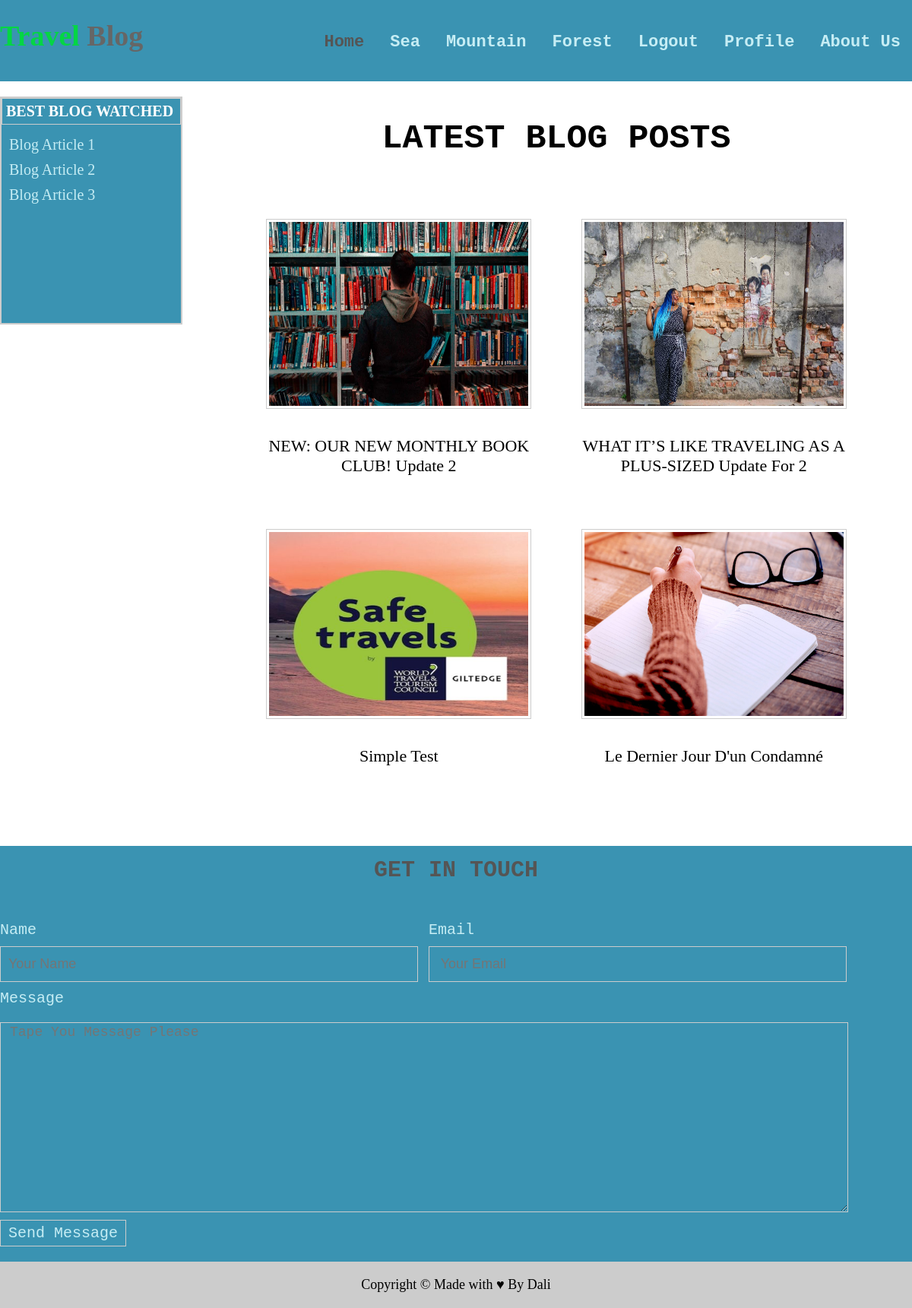
The app's page / (signed in) with its own data.
### blog/models.py (models this page shows, shortened)
class BlogArticle(models.Model):
    title = models.CharField(max_length=100)
    author = models.CharField(max_length=100)
    date_to = models.DateTimeField(auto_now_add=True)
    description = models.TextField()
    image = models.ImageField(default='default.jpg',  upload_to='blog-pics')

### blog/views.py (the view)
# urls.py: path('', PostListView.as_view(), name='home-page'),
class PostListView(ListView):
    model = BlogArticle
    template_name = 'blog/home.html'
    context_object_name = 'blogs'

### blog/templates/blog/home.html
{% extends "blog/base.html" %}
{% load static %}
{% block content %}
<div class="blog-show">
    <h1>Latest blog posts </h1>
    {% for blog in blogs %}
    <div class="blog-image-title">
        <a href="{% url 'post-detail' pk=blog.pk %}">
            <img src="{{ blog.image.url }}" alt="">
        </a>
        <a href="{% url 'post-detail' pk=blog.pk %}">
            {{ blog.title }}
        </a>
    </div>
    {% endfor %}
</div>
{% endblock content %}

### static/css/main.css (style rules this page uses)
* { box-sizing: border-box; }
body { margin: 0; }
.content .blog-show { width: 76%; float: left; text-align: center; padding-bottom: 60px; overflow: hidden; }
.content .blog-show h1 { text-transform: uppercase; font-size: 45px; font-family: "Bitstream Vera Sans Mono", Monaco, "Courier New", Courier, monospace }
.content .blog-show .blog-image-title { width: 45%; display: inline-block; }
.content .blog-show .blog-image-title a { text-decoration: none; font-size: 22px; color: black; font-family: cursive; padding-bottom: 20px; text-align: center; display: block; text-transform: capitalize; }
.content .blog-show img { width: 85%; height: 250px; margin: 50px 0 10px 0; padding: 3px; border: 1px solid #CCC; transition: all .5s ease-in-out; }

### records on screen
BlogArticle: image (picture), title "NEW: OUR NEW MONTHLY BOOK CLUB! Update 2"
BlogArticle: image (picture), title "WHAT IT’S LIKE TRAVELING AS A PLUS-SIZED Update For 2"
BlogArticle: image (picture), title "Simple Test"
BlogArticle: image (picture), title "Le Dernier Jour D'un Condamné"
